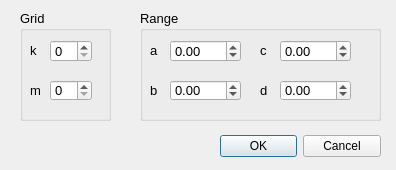
<?xml version="1.0" encoding="UTF-8"?>
<ui version="4.0">
 <class>SettingsDialog</class>
 <widget class="QDialog" name="SettingsDialog">
  <property name="geometry">
   <rect>
    <x>0</x>
    <y>0</y>
    <width>396</width>
    <height>170</height>
   </rect>
  </property>
  <property name="windowTitle">
   <string>Settings</string>
  </property>
  <property name="windowIcon">
   <iconset resource="../build-Isolines-Desktop_Qt_5_12_1_MinGW_64_bit-Release/images/images.qrc">
    <normaloff>:/new/rec/settings.png</normaloff>:/new/rec/settings.png</iconset>
  </property>
  <widget class="QDialogButtonBox" name="buttonBox">
   <property name="geometry">
    <rect>
     <x>220</x>
     <y>130</y>
     <width>161</width>
     <height>32</height>
    </rect>
   </property>
   <property name="orientation">
    <enum>Qt::Horizontal</enum>
   </property>
   <property name="standardButtons">
    <set>QDialogButtonBox::Cancel|QDialogButtonBox::Ok</set>
   </property>
  </widget>
  <widget class="QGroupBox" name="groupBox">
   <property name="geometry">
    <rect>
     <x>20</x>
     <y>10</y>
     <width>91</width>
     <height>111</height>
    </rect>
   </property>
   <property name="font">
    <font>
     <pointsize>10</pointsize>
    </font>
   </property>
   <property name="title">
    <string>Grid</string>
   </property>
   <widget class="QSpinBox" name="kBox">
    <property name="geometry">
     <rect>
      <x>30</x>
      <y>30</y>
      <width>42</width>
      <height>22</height>
     </rect>
    </property>
    <property name="maximum">
     <number>50</number>
    </property>
   </widget>
   <widget class="QSpinBox" name="mBox">
    <property name="geometry">
     <rect>
      <x>30</x>
      <y>70</y>
      <width>42</width>
      <height>21</height>
     </rect>
    </property>
    <property name="maximum">
     <number>50</number>
    </property>
   </widget>
   <widget class="QLabel" name="label">
    <property name="geometry">
     <rect>
      <x>10</x>
      <y>30</y>
      <width>21</width>
      <height>21</height>
     </rect>
    </property>
    <property name="font">
     <font>
      <pointsize>10</pointsize>
     </font>
    </property>
    <property name="text">
     <string>k</string>
    </property>
   </widget>
   <widget class="QLabel" name="label_2">
    <property name="geometry">
     <rect>
      <x>10</x>
      <y>70</y>
      <width>21</width>
      <height>21</height>
     </rect>
    </property>
    <property name="font">
     <font>
      <pointsize>10</pointsize>
     </font>
    </property>
    <property name="text">
     <string>m</string>
    </property>
   </widget>
  </widget>
  <widget class="QGroupBox" name="groupBox_2">
   <property name="geometry">
    <rect>
     <x>140</x>
     <y>10</y>
     <width>241</width>
     <height>111</height>
    </rect>
   </property>
   <property name="font">
    <font>
     <pointsize>10</pointsize>
    </font>
   </property>
   <property name="title">
    <string>Range</string>
   </property>
   <widget class="QDoubleSpinBox" name="aBox">
    <property name="geometry">
     <rect>
      <x>30</x>
      <y>30</y>
      <width>71</width>
      <height>22</height>
     </rect>
    </property>
    <property name="minimum">
     <double>-999999.000000000000000</double>
    </property>
    <property name="maximum">
     <double>999999.989999999990687</double>
    </property>
   </widget>
   <widget class="QDoubleSpinBox" name="bBox">
    <property name="geometry">
     <rect>
      <x>30</x>
      <y>70</y>
      <width>71</width>
      <height>21</height>
     </rect>
    </property>
    <property name="minimum">
     <double>-999999.000000000000000</double>
    </property>
    <property name="maximum">
     <double>999999.989999999990687</double>
    </property>
   </widget>
   <widget class="QLabel" name="label_3">
    <property name="geometry">
     <rect>
      <x>10</x>
      <y>30</y>
      <width>21</width>
      <height>21</height>
     </rect>
    </property>
    <property name="font">
     <font>
      <pointsize>10</pointsize>
     </font>
    </property>
    <property name="text">
     <string>a</string>
    </property>
   </widget>
   <widget class="QLabel" name="label_4">
    <property name="geometry">
     <rect>
      <x>10</x>
      <y>70</y>
      <width>21</width>
      <height>21</height>
     </rect>
    </property>
    <property name="font">
     <font>
      <pointsize>10</pointsize>
     </font>
    </property>
    <property name="text">
     <string>b</string>
    </property>
   </widget>
   <widget class="QLabel" name="label_5">
    <property name="geometry">
     <rect>
      <x>120</x>
      <y>30</y>
      <width>21</width>
      <height>21</height>
     </rect>
    </property>
    <property name="font">
     <font>
      <pointsize>10</pointsize>
     </font>
    </property>
    <property name="text">
     <string>c</string>
    </property>
   </widget>
   <widget class="QLabel" name="label_6">
    <property name="geometry">
     <rect>
      <x>120</x>
      <y>70</y>
      <width>21</width>
      <height>21</height>
     </rect>
    </property>
    <property name="font">
     <font>
      <pointsize>10</pointsize>
     </font>
    </property>
    <property name="text">
     <string>d</string>
    </property>
   </widget>
   <widget class="QDoubleSpinBox" name="cBox">
    <property name="geometry">
     <rect>
      <x>140</x>
      <y>30</y>
      <width>71</width>
      <height>22</height>
     </rect>
    </property>
    <property name="minimum">
     <double>-999999.000000000000000</double>
    </property>
    <property name="maximum">
     <double>999999.989999999990687</double>
    </property>
   </widget>
   <widget class="QDoubleSpinBox" name="dBox">
    <property name="geometry">
     <rect>
      <x>140</x>
      <y>70</y>
      <width>71</width>
      <height>21</height>
     </rect>
    </property>
    <property name="minimum">
     <double>-999999.000000000000000</double>
    </property>
    <property name="maximum">
     <double>999999.989999999990687</double>
    </property>
   </widget>
  </widget>
 </widget>
 <resources>
  <include location="../build-Isolines-Desktop_Qt_5_12_1_MinGW_64_bit-Release/images/images.qrc"/>
 </resources>
 <connections>
  <connection>
   <sender>buttonBox</sender>
   <signal>accepted()</signal>
   <receiver>SettingsDialog</receiver>
   <slot>accept()</slot>
   <hints>
    <hint type="sourcelabel">
     <x>248</x>
     <y>254</y>
    </hint>
    <hint type="destinationlabel">
     <x>157</x>
     <y>274</y>
    </hint>
   </hints>
  </connection>
  <connection>
   <sender>buttonBox</sender>
   <signal>rejected()</signal>
   <receiver>SettingsDialog</receiver>
   <slot>reject()</slot>
   <hints>
    <hint type="sourcelabel">
     <x>316</x>
     <y>260</y>
    </hint>
    <hint type="destinationlabel">
     <x>286</x>
     <y>274</y>
    </hint>
   </hints>
  </connection>
 </connections>
</ui>
